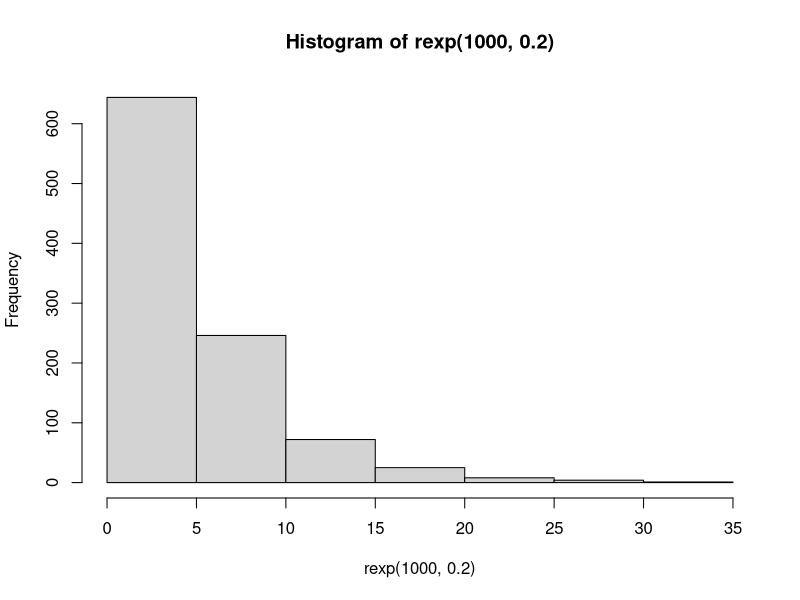
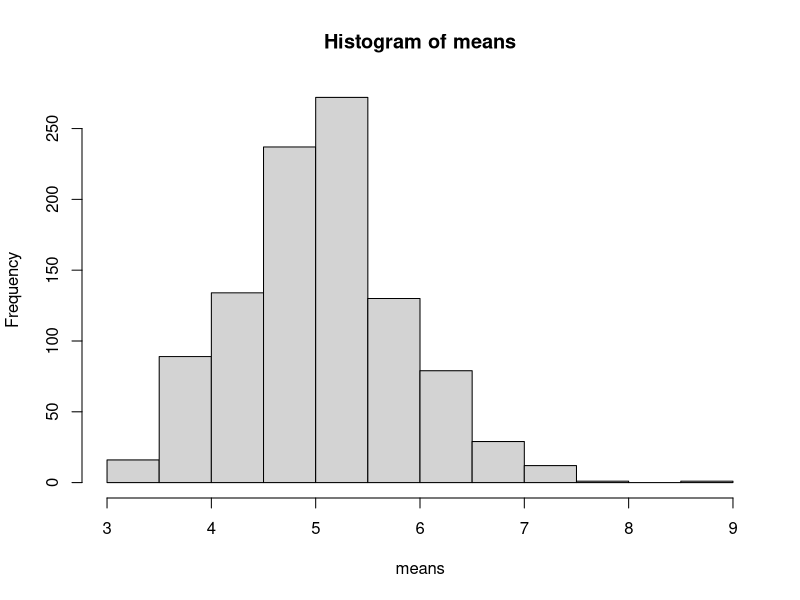

The R script that drew these images, in order:
# Distribution of 1000 random exponentials
hist(rexp(1000, .2))


# Distribution of 1000 averages of 40 random exponentials
means = NULL

for (i in 1:1000)
  means = c(means, mean(rexp(40, .2)))

hist(means)
